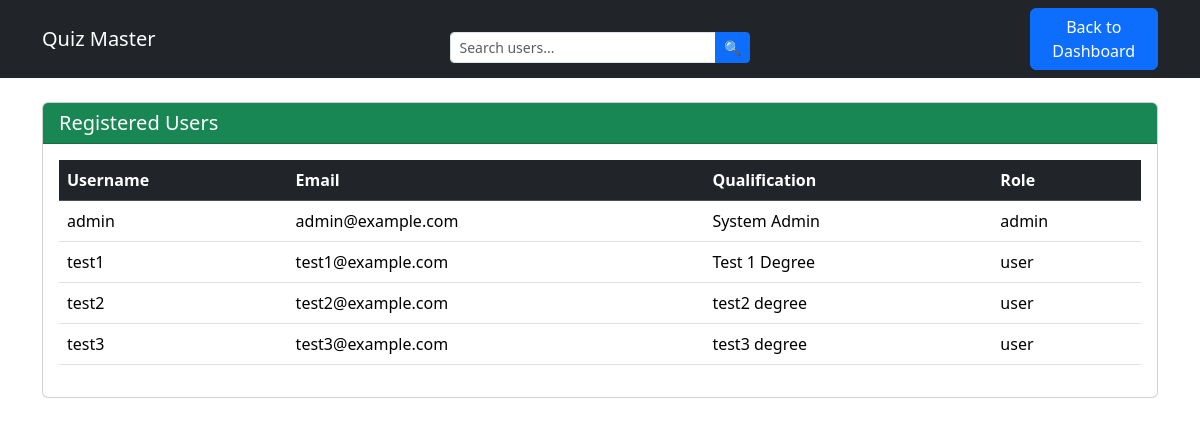
Page /user_info (signed in) on the earlier database version.
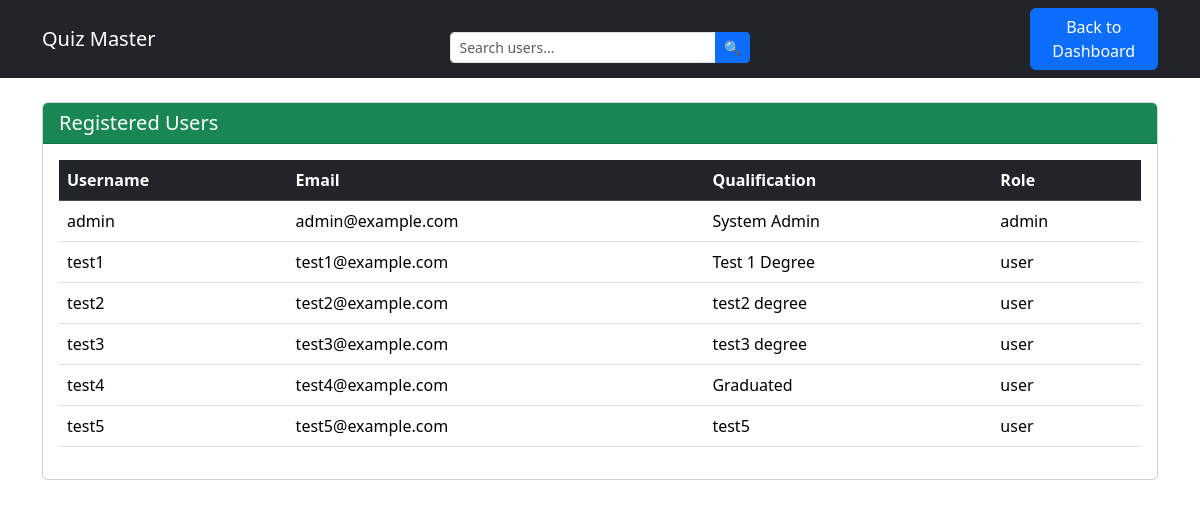
Same page on the later database version.
### app.py (models this page shows)
class User(db.Model):
    __tablename__ = 'user'
    UserID = db.Column(db.Integer, primary_key=True, autoincrement=True)
    Username = db.Column(db.String(500), nullable=False, unique=True)
    Email = db.Column(db.String(500), nullable=False, unique=True)
    Password = db.Column(db.String(500), nullable=False)
    Fullname = db.Column(db.String(500), nullable=False)
    Qualification = db.Column(db.String(500), nullable=False)
    DOB = db.Column(db.Date, nullable=False)
    Role = db.Column(db.String(10), nullable=False, default="user")

### app.py (the view)
@app.route('/user_info', methods=['GET'])
def user_info():
    if 'user_id' not in session or session['role'] != 'admin':
        flash("Unauthorized access!", "danger")
        return redirect(url_for("home"))
    query = request.args.get('query', '').strip()  # Get search query
    users = []
    if query:
        users = User.query.filter(User.Username.ilike(f"%{query}%")).all()
    else:
        users = User.query.all()
    return render_template("user_info.html",users=users)

### templates/user_info.html (shortened to what this page needs)
<!DOCTYPE html>
<html lang="en">
<head>
    <link href="https://cdn.jsdelivr.net/npm/bootstrap@5.3.2/dist/css/bootstrap.min.css" rel="stylesheet">
</head>
<body>
    <nav class="navbar navbar-expand-lg navbar-dark bg-dark">
        <div class="container">
            <a class="navbar-brand" href="#">Quiz Master</a>
            <div class="container mt-3">
                <form method="GET" action="{{ url_for('user_info') }}" class="d-flex justify-content-center">
                    <div class="input-group" style="width: 300px;">
                        <input type="text" class="form-control form-control-sm" name="query"
                            placeholder="Search users..." value="{{ request.args.get('query', '') }}">
                        <button class="btn btn-sm btn-primary" type="submit">🔍</button>
                    </div>
                </form>
            </div>
            <div class="ms-auto">
                <a href="{{ url_for('admin_dashboard') }}" class="btn btn-primary">Back to Dashboard</a>
            </div>
        </div>
    </nav>
    <div class="container mt-4">
        <div class="card">
            <div class="card-header bg-success text-white">
                <h5 class="mb-0">Registered Users</h5>
            </div>
            <div class="card-body">
                {% if users %}
                <div class="table-responsive">
                    <table class="table table-hover">
                        <thead class="table-dark">
                            <tr>
                                <th>Username</th>
                                <th>Email</th>
                                <th>Qualification</th>
                                <th>Role</th>
                            </tr>
                        </thead>
                        <tbody>
                            {% for user in users %}
                            <tr>
                                <td>{{ user.Username }}</td>
                                <td>{{ user.Email }}</td>
                                <td>{{user.Qualification}}</td>
                                <td>{{ user.Role }}</td>
                            </tr>
                            {% endfor %}
                        </tbody>
                    </table>
                </div>
                {% else %}
                <p class="text-muted">No registered users.</p>
                {% endif %}
            </div>
        </div>
    </div>
</body>
</html>

Differences in the rows shown:
added User: Username "test4", Email "test4@example.com", Qualification "Graduated", Role "user"
added User: Username "test5", Email "test5@example.com", Qualification "test5", Role "user"
